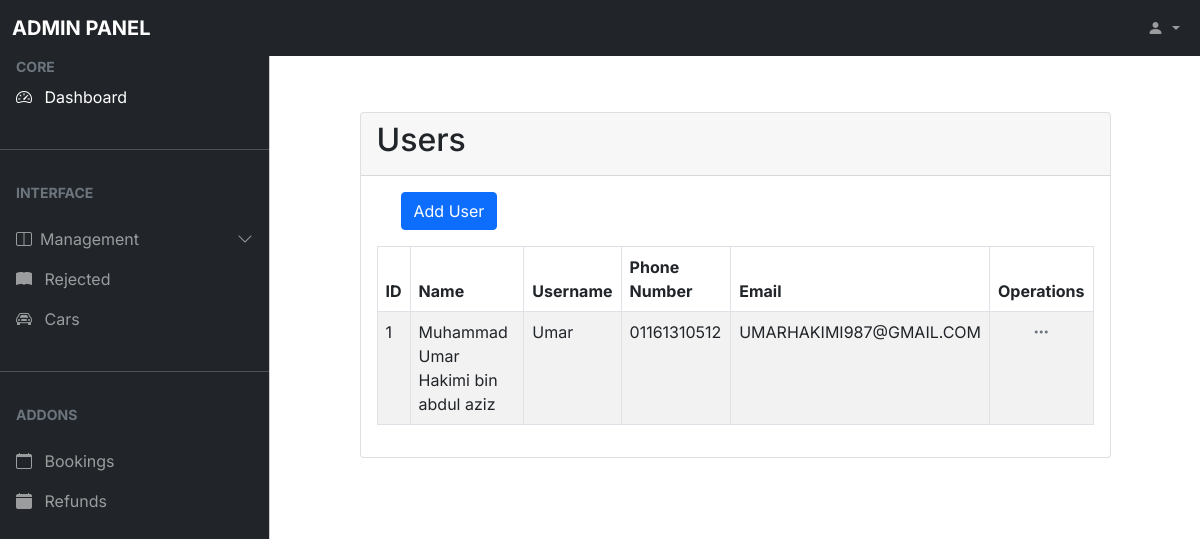
The app's page /admins/users-recent.php with its own data.
### tables this page shows
CREATE TABLE `users` (
  `id` int(11) NOT NULL,
  `user_name` varchar(255) NOT NULL,
  `email` varchar(255) NOT NULL,
  `password` varchar(255) NOT NULL,
  `phone_num` varchar(64) NOT NULL,
  `full_name` varchar(255) DEFAULT NULL,
  `address` varchar(255) DEFAULT NULL,
  `ic_no` varchar(255) NOT NULL,
  `driver_no` varchar(255) NOT NULL,
  `status` varchar(255) NOT NULL,
  `date` datetime DEFAULT NULL,
  `reset_token_hash` varchar(64) DEFAULT NULL,
  `reset_token_expires_at` datetime DEFAULT NULL
);

### admins/users-recent.php (the view, shortened to what this page needs)
<?php
require_once("includes/headerAdmins.php");
include "../db_conn.php";
?>
<main class="mt-5 pt-3">
    <div class="container mt-5 gap">
        <div class="row justify-content-center">
            <div class="col-md-10 mb-4">
                <div class="card ">
                    <div class="card-header">
                        <h2 class="card-title">Users</h2>
                    </div>
                    <div class="card-body">
                        <div class="container mb-3">
                            <a href="users-add.php" class="btn btn-primary">Add User</a>
                        </div>
                        <div class="table-responsive">
                            <table class="table table-striped table-bordered">
                                <thead>
                                    <tr>
                                        <th scope="col">ID</th>
                                        <th scope="col">Name</th>
                                        <th scope="col">Username</th>
                                        <th scope="col">Phone Number</th>
                                        <th scope="col">Email</th>
                                        <th scope="col">Operations</th>
                                    </tr>
                                </thead>
                                <tbody>
                                    <?php
                                    $sql = "SELECT * FROM users";
                                    $result = mysqli_query($conn, $sql);
                                    if ($result) {
                                        while ($row = mysqli_fetch_assoc($result)) {
                                            $id = $row['id'];
                                            $name = $row['full_name'];
                                            $user_name = $row['user_name'];
                                            $phonenum = $row['phone_num'];
                                            $email = $row['email'];
                                            echo '<tr>
                                            <td>' . $id . '</td>
                                            <td>' . $name . '</td>
                                            <td>' . $user_name . '</td>
                                            <td>' . $phonenum . '</td>
                                            <td>' . $email . '</td>
                                            <td >
                                               <center> <a href="users-approve.php?updateid=' . $id . '" class=""><i class="bi bi-three-dots text-secondary"></i></a> </center>
                                            </td>
                                        </tr>';
                                        }
                                    }
                                    ?>
                                </tbody>
                            </table>
                        </div>
                    </div>
                </div>
            </div>
        </div>
    </div>
</main>

### admins/includes/css/stylesheet.css (style rules this page uses)
body, button { font-family: "Inter", sans-serif; }
:root { --offcanvas-width: 270px; --topNavbarHeight: 56px; }
@media (min-width: 992px) { body { overflow: auto !important; } }
@media (min-width: 992px) { main { margin-left: var(--offcanvas-width); } }

### records on screen
users: id "1", full_name "Muhammad Umar Hakimi bin abdul aziz", user_name "Umar", phone_num "01161310512", email "UMARHAKIMI987@GMAIL.COM"
